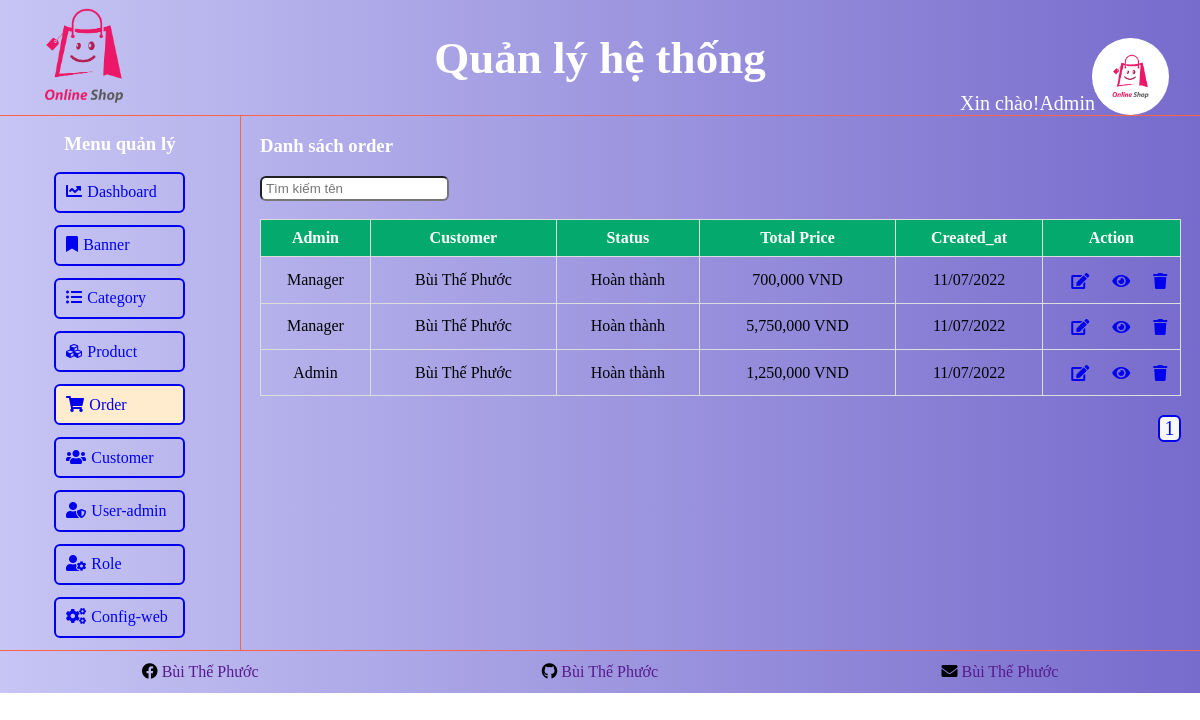
The page /admin/order/index.php (signed in) on the database its author committed.
### tables this page shows
CREATE TABLE `tbl_order` (
  `id` int NOT NULL,
  `admin_id` int DEFAULT NULL,
  `customer_id` int NOT NULL,
  `name` varchar(250) NOT NULL,
  `email` varchar(250) NOT NULL,
  `phone` varchar(20) NOT NULL,
  `status` int NOT NULL,
  `address` varchar(255) NOT NULL,
  `total_price` int NOT NULL,
  `created_at` timestamp NOT NULL DEFAULT CURRENT_TIMESTAMP,
  `updated_at` timestamp NOT NULL DEFAULT CURRENT_TIMESTAMP ON UPDATE CURRENT_TIMESTAMP
);

### database/db_helper.php (called while the page is built, shortened)
<?php
    function getData($sql, $isSingle = false){
        $data = null;
        $conn = mysqli_connect(HOST_NAME, USER_NAME, PASSWORD, DB_NAME);
        $conn->set_charset('utf-8');
        $result = mysqli_query($conn, $sql);
        if($isSingle){
            $data = mysqli_fetch_array($result, MYSQLI_ASSOC);
        }
        else{
            $data = [];
            while(($row = mysqli_fetch_array($result, MYSQLI_ASSOC)) != null){
                $data[] = $row;
            }
        }
        return $data;
    }
?>

### database/convert.php (called while the page is built)
<?php
    function format_time($timestamp, $type = 'd/m/Y'){
        return date($type, strtotime($timestamp));
    }
?>

### admin/order/index.php (the view, shortened to what this page needs)
<?php
include_once('../layout/header.php');
include_once('../layout/sidebar.php');
?>
<?php
$text_search = '';
$page = 1;
$sqlTotal = "SELECT COUNT(*) FROM tbl_order WHERE name LIKE '%$text_search%'";
$total_result = getData($sqlTotal, 1)['COUNT(*)'];
$total_result_page = 25;
$total_page = ceil($total_result / $total_result_page);
$skip_result = $total_result_page * ($page - 1);
$sql = "SELECT tbl_order.*, tbl_admin.name as admin_name FROM tbl_order
             LEFT JOIN tbl_admin ON tbl_admin.id = tbl_order.admin_id
             WHERE tbl_order.name LIKE '%$text_search%' LIMIT $total_result_page OFFSET $skip_result";
$result = getData($sql);
?>
<div class="table-data">
    <div class="header-table">
        <h3>Danh sách order</h3>
    </div>
    <div class="main-table">
        <form action="">
            <input value="<?= $text_search ?>" type="search" name="key_search" class="key-search" placeholder="Tìm kiếm tên">
        </form>
        <table id="table-data">
            <thead>
                <tr>
                    <th>Admin</th>
                    <th>Customer</th>
                    <th>Status</th>
                    <th>Total Price</th>
                    <th>Created_at</th>
                    <th>Action</th>
                </tr>
            </thead>
            <tbody>
                <?php if (!empty($result)) : ?>
                    <?php foreach ($result as $value) : ?>
                        <tr>
                            <td>
                                <?= (empty($value['admin_name']) ? '?' : $value['admin_name']) ?>
                            </td>
                            <td>
                                <?= $value['name'] ?>
                            </td>
                            <td>
                                <?php
                                $status = $value['status'];
                                switch ($status) {
                                    case 2:
                                        echo 'Hoàn thành';
                                        break;
                                }
                                ?>
                            </td>
                            <td>
                                <?= number_format($value['total_price']) ?> VND
                            </td>
                            <td>
                                <?= format_time($value['created_at']) ?>
                            </td>
                            <td class="action-user">
                                <div class="icon">
                                    <a href="<?= url_Admin ?>/order/update.php?id=<?= $value['id'] ?>" title="Edit">
                                        <i class="fas fa-edit"></i>
                                    </a>
                                    <a href="<?= url_Admin ?>/order/detail.php?id=<?= $value['id'] ?>" title="Detail">
                                        <i class="fas fa-eye"></i>
                                    </a>
                                    <a href="<?= url_Admin ?>/order/?action=del&id=<?= $value['id'] ?>" title="Delete" onclick="return confirm('Bạn có thực sự muốn xóa dòng dữ liệu này!')">
                                        <i class="fas fa-trash"></i>
                                    </a>
                                </div>
                            </td>
                        </tr>
                    <?php endforeach; ?>
                <?php else : ?>
                    <tr>
                        <td colspan="6">Không có dữ liệu!</td>
                    </tr>
                <?php endif; ?>
            </tbody>
        </table>
    </div>
    <div class="page-list">
        <?php for ($i = 1; $i <= $total_page; $i++) : ?>
            <a href="?page=<?= $i ?>&text_search=<?= $text_search ?>"><?= $i ?></a>
        <?php endfor; ?>
    </div>
</div>
<?php
include_once('../layout/footer.php');
?>

### public/admin/css/main.css (style rules this page uses)
* { margin: 0; padding: 0; }
.container h3, h2, span { color: white; }
.main .header-table { display: flex; flex-direction: row; align-items: flex-end;; justify-content: space-between; }
.main .main-table { margin: 2% 0; }
.main-table .key-search { height: 25px; padding: 0px 4px; border-radius: 6px; margin-bottom: 2%; }
.main .table-data { width: 96%; margin: 2% 2%; }
#table-data { border-collapse: collapse; width: 100%; }
#table-data td, #table-data th { border: 1px solid #ddd; padding-left: 2%; padding-right: 2%; padding-top: 1%; padding-bottom: 1%; text-align: center; }
#table-data th { text-align: left; background-color: #04AA6D; color: white; text-align: center; }
#table-data .action-user { width: 15%; }
#table-data .action-user a { margin-right: 5%; }
.action-user .icon { display: flex; flex-direction: row; align-items: center; justify-content: space-around; width: 100%; }
#table-data a { text-decoration: none; display: block; width: 20%; height: 25px; border-radius: 6px; padding-right: 10%; padding-left: 10%; padding-top: 2%; }
#table-data a > i { margin-top: 4px; margin-right: -2px; }
.table-data .page-list { display: flex; flex-direction: row; align-items: center; justify-content: flex-end; width: 100%; }
.page-list a { margin-left: 1%; font-size: 20px; text-decoration: none; width: 2%; height: 100%; border: solid 2px; text-align: center; background-color: #f7f9f9; border-radius: 6px; }

### rows shown on the page
tbl_order: admin.name "Manager", name "Bùi Thế Phước", status "Hoàn thành", total_price "700,000", created_at "11/07/2022"
tbl_order: admin.name "Manager", name "Bùi Thế Phước", status "Hoàn thành", total_price "5,750,000", created_at "11/07/2022"
tbl_order: admin.name "Admin", name "Bùi Thế Phước", status "Hoàn thành", total_price "1,250,000", created_at "11/07/2022"

### other values the page prints
$_SESSION['admin']['name'] "Admin"
